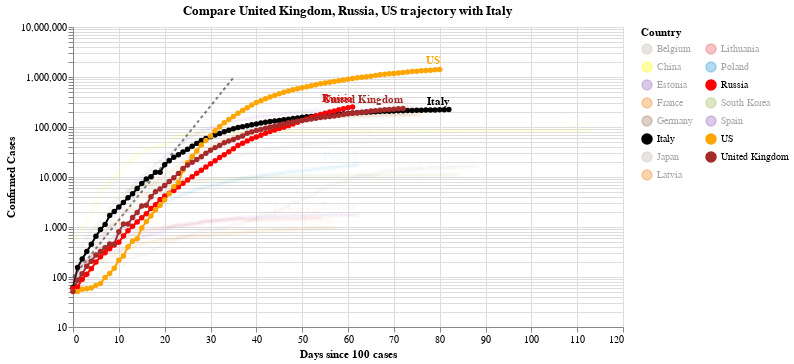

Here is the notebook cell this chart was saved with:
### Code cell
#hide_input
chart2 = make_since_chart(dff2, ['United Kingdom', 'Russia', 'US'], baseline_countries)
chart2

### Figure 1 — Vega-Lite specification as saved in the notebook (floating-point values rounded to 4 significant figures; data arrays with more than 128 entries replaced by an {"elided": "..."} marker saying what was removed)
{"config": {"view": {"continuousWidth": 400, "continuousHeight": 300}}, "layer": [{"data": {"name": "data-628230001892d6798b50651be41d1b3e"}, "mark": {"type": "line", "color": "black", "opacity": 0.5, "strokeDash": [3, 3]}, "encoding": {"x": {"type": "quantitative", "field": "Days since 100 cases"}, "y": {"type": "quantitative", "field": "Confirmed Cases"}}}, {"data": {"name": "data-cfdc71e2bf78a6cd48de1ce5b0ed9613"}, "mark": {"type": "line", "point": true}, "encoding": {"color": {"type": "nominal", "field": "Country", "legend": {"columns": 2}, "scale": {"domain": ["Belgium", "China", "Estonia", "France", "Germany", "Italy", "Japan", "Latvia", "Lithuania", "Poland", "Russia", "South Korea", "Spain", "US", "United Kingdom"], "range": ["#C1B7AD", "yellow", "#9467bd", "#F58518", "#9D755D", "black", "#C1B7AD", "#F58518", "#E45756", "#2495D3", "red", "#A1BA59", "#9467bd", "orange", "brown"]}}, "opacity": {"condition": {"value": 1, "selection": "selector011"}, "value": 0.05}, "tooltip": [{"type": "nominal", "field": "Country"}, {"type": "temporal", "field": "Date"}, {"type": "quantitative", "field": "Confirmed Cases"}, {"type": "quantitative", "field": "Days since 100 cases"}], "x": {"type": "quantitative", "field": "Days since 100 cases"}, "y": {"type": "quantitative", "field": "Confirmed Cases", "scale": {"type": "log"}}}, "selection": {"selector011": {"type": "multi", "fields": ["Country"], "bind": "legend", "init": [{"Country": "United Kingdom"}, {"Country": "Russia"}, {"Country": "US"}, {"Country": "Italy"}]}}, "width": 550}, {"data": {"name": "data-cfdc71e2bf78a6cd48de1ce5b0ed9613"}, "mark": {"type": "text", "align": "right", "dy": -8, "fontWeight": "bold"}, "encoding": {"color": {"type": "nominal", "field": "Country", "legend": {"columns": 2}, "scale": {"domain": ["Belgium", "China", "Estonia", "France", "Germany", "Italy", "Japan", "Latvia", "Lithuania", "Poland", "Russia", "South Korea", "Spain", "US", "United Kingdom"], "range": ["#C1B7AD", "yellow", "#9467bd", "#F58518", "#9D755D", "black", "#C1B7AD", "#F58518", "#E45756", "#2495D3", "red", "#A1BA59", "#9467bd", "orange", "brown"]}}, "opacity": {"condition": {"value": 1, "selection": "selector011"}, "value": 0.05}, "text": {"type": "nominal", "field": "Country"}, "tooltip": [{"type": "nominal", "field": "Country"}, {"type": "temporal", "field": "Date"}, {"type": "quantitative", "field": "Confirmed Cases"}, {"type": "quantitative", "field": "Days since 100 cases"}], "x": {"type": "quantitative", "field": "Days since 100 cases"}, "y": {"type": "quantitative", "field": "Confirmed Cases", "scale": {"type": "log"}}}, "transform": [{"filter": "(datum['Date'] >= 1589414400000)"}], "width": 550}], "title": "Compare United Kingdom, Russia, US trajectory with Italy", "$schema": "https://vega.github.io/schema/vega-lite/v4.0.2.json", "datasets": {"data-628230001892d6798b50651be41d1b3e": [{"Days since 100 cases": 0, "Confirmed Cases": 100.0}, {"Days since 100 cases": 1, "Confirmed Cases": 130.0}, {"Days since 100 cases": 2, "Confirmed Cases": 169.0}, {"Days since 100 cases": 3, "Confirmed Cases": 219.7}, {"Days since 100 cases": 4, "Confirmed Cases": 285.6}, {"Days since 100 cases": 5, "Confirmed Cases": 371.3}, {"Days since 100 cases": 6, "Confirmed Cases": 482.7}, {"Days since 100 cases": 7, "Confirmed Cases": 627.5}, {"Days since 100 cases": 8, "Confirmed Cases": 815.7}, {"Days since 100 cases": 9, "Confirmed Cases": 1060.0}, {"Days since 100 cases": 10, "Confirmed Cases": 1379.0}, {"Days since 100 cases": 11, "Confirmed Cases": 1792.0}, {"Days since 100 cases": 12, "Confirmed Cases": 2330.0}, {"Days since 100 cases": 13, "Confirmed Cases": 3029.0}, {"Days since 100 cases": 14, "Confirmed Cases": 3937.0}, {"Days since 100 cases": 15, "Confirmed Cases": 5119.0}, {"Days since 100 cases": 16, "Confirmed Cases": 6654.0}, {"Days since 100 cases": 17, "Confirmed Cases": 8650.0}, {"Days since 100 cases": 18, "Confirmed Cases": 11250.0}, {"Days since 100 cases": 19, "Confirmed Cases": 14620.0}, {"Days since 100 cases": 20, "Confirmed Cases": 19000.0}, {"Days since 100 cases": 21, "Confirmed Cases": 24710.0}, {"Days since 100 cases": 22, "Confirmed Cases": 32120.0}, {"Days since 100 cases": 23, "Confirmed Cases": 41750.0}, {"Days since 100 cases": 24, "Confirmed Cases": 54280.0}, {"Days since 100 cases": 25, "Confirmed Cases": 70560.0}, {"Days since 100 cases": 26, "Confirmed Cases": 91730.0}, {"Days since 100 cases": 27, "Confirmed Cases": 119300.0}, {"Days since 100 cases": 28, "Confirmed Cases": 155000.0}, {"Days since 100 cases": 29, "Confirmed Cases": 201500.0}, {"Days since 100 cases": 30, "Confirmed Cases": 262000.0}, {"Days since 100 cases": 31, "Confirmed Cases": 340600.0}, {"Days since 100 cases": 32, "Confirmed Cases": 442800.0}, {"Days since 100 cases": 33, "Confirmed Cases": 575600.0}, {"Days since 100 cases": 34, "Confirmed Cases": 748300.0}, {"Days since 100 cases": 35, "Confirmed Cases": 972800.0}], "data-cfdc71e2bf78a6cd48de1ce5b0ed9613": {"elided": "1125 records"}}}
